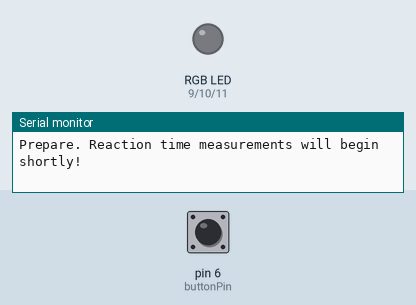
Recording of a sketch running on a simulated Arduino Uno, built with avr-gcc and run on an emulated ATmega328P. Shown: an RGB LED mixed from three pins (HIGH = lit), the last lines printed to the serial monitor. Inputs (shaded band) come from the test bench; at power-on: pin 6 (buttonPin) HIGH. Dim RGB values are drawn brighter than linear; random numbers use the default seed unless the sketch sets one.

Above: at 2.7 s.
2.8 s: pin 6 (buttonPin) pulled LOW for 0.15 s
At 2.87 s:
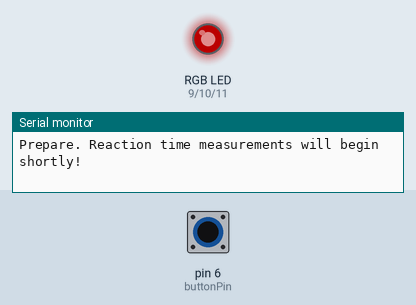
4.4 s: pin 6 (buttonPin) pulled LOW for 3.2 s
At 8.9 s:
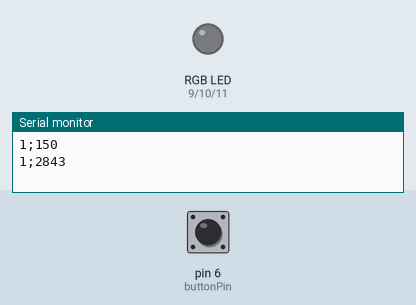
Timing chart, 0 to 10.4 s (numbered marks = the images above; inputs shaded):
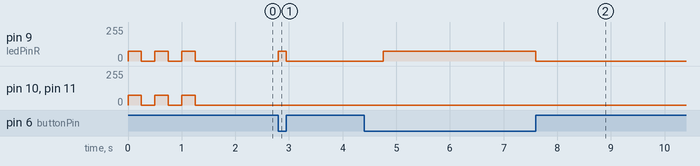

Measured:
- after the input at 2.8 s, pin 9 (ledPinR): 0/255 → 75/255 at once, → 0/255 0.15 s later
- after the input at 4.4 s, pin 9 (ledPinR): 0/255 → 75/255 after 0.36 s, → 0/255 2.8 s later

The sketch:

ReactionOneLED.ino
```cpp
// LED variables
int ledPick;
int ledPinR = 9;
int ledPinG = 10;
int ledPinB = 11;
int ledBrightness = 75;

// LED power states
int ledStateR = LOW;
int ledStateG = LOW;
int ledStateB = LOW;

// Button variable - one color
int buttonPin = 6;
int buttonState = LOW;

// Time variables
long randDelay;
long newT;
long oldT;
long deltaT;

void setup() {
  // put your setup code here, to run once:
  pinMode(ledPinR, OUTPUT);
  pinMode(ledPinR, OUTPUT);
  pinMode(ledPinR, OUTPUT);

  pinMode(buttonPin, INPUT);

  Serial.begin(9600);

  // Set up with flashing lights to signal the start
  Serial.println("Prepare. Reaction time measurements will begin shortly!");
  for (int i = 0; i <= 2; i++) {
    analogWrite(ledPinR, ledBrightness);
    analogWrite(ledPinG, ledBrightness);
    analogWrite(ledPinB, ledBrightness);
    delay(250);
    analogWrite(ledPinR, 0);
    analogWrite(ledPinG, 0);
    analogWrite(ledPinB, 0);
    delay(250);
  }
}

void loop() {
  // put your main code here, to run repeatedly:

  buttonState = digitalRead(buttonPin);

  // Critera for trial start.
  if (ledStateR == LOW && ledStateG == LOW && ledStateB == LOW && buttonState == LOW) {
      analogWrite(ledPinR, ledBrightness);
      oldT = millis();
      ledStateR = HIGH;
      ledStateG = LOW;
      ledStateB = LOW;
  }

  if (ledStateR == HIGH && buttonState == HIGH) {
    // Record time when button was pressed and turn off LED
    newT = millis();
    analogWrite(ledPinR, 0);

    // Print to console the time differnce between LED turn off to button pressed.
    deltaT = newT - oldT;
    Serial.print("1;");
    Serial.println(deltaT);

    // Reset trial and wait a random amount of time for next trial.
    ledStateR = LOW;
    randDelay = random(1000, 3000);
    delay(randDelay);
  }

}
```
